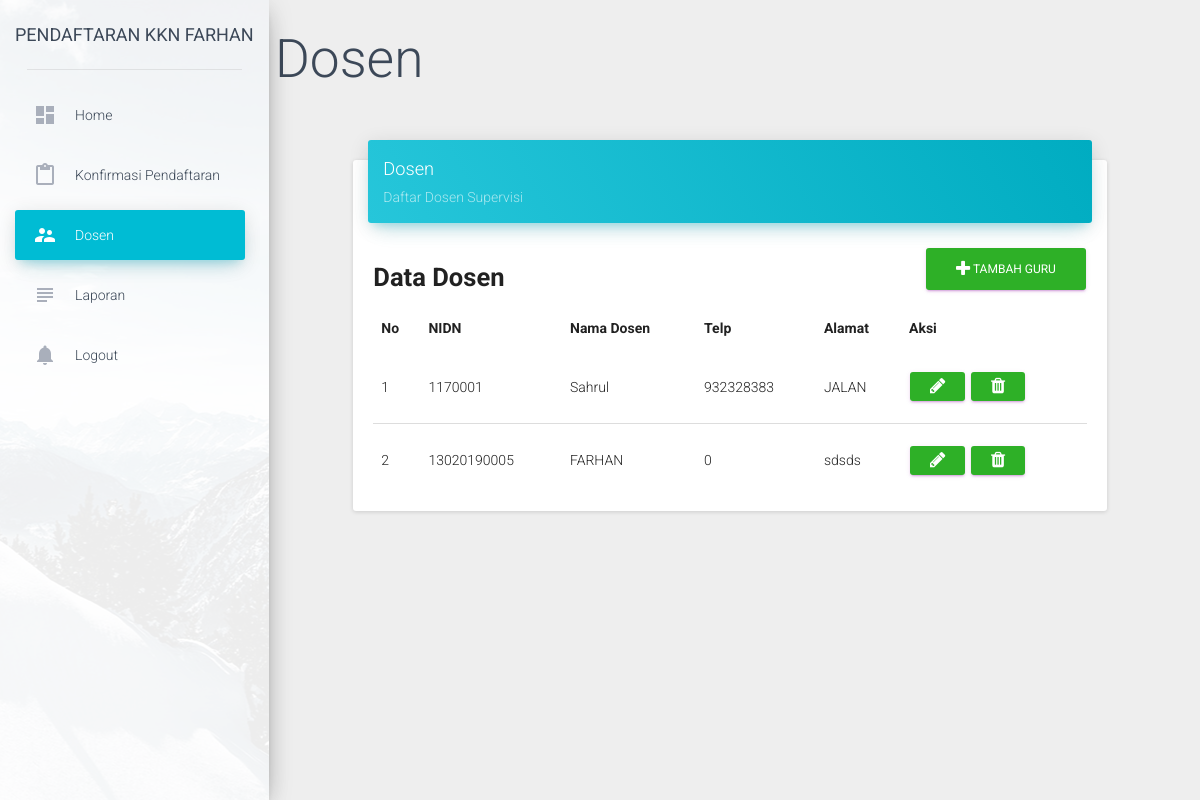
Screenshot of /dashboard/index.php?page=10 (signed in) with the database file from the repository.
### tables this page shows
CREATE TABLE `dosen` (
  `id` int(11) NOT NULL,
  `nidn` char(11) DEFAULT NULL,
  `nama_dosen` varchar(255) DEFAULT NULL,
  `alamat` varchar(255) DEFAULT NULL,
  `telp` bigint(12) DEFAULT NULL
);

### dashboard/include/dosen.php (the view, shortened to what this page needs)
<h1>Dosen</h1>
<div class="row">
    <div class="col-sm-12 col-md-8 col-lg-10 col-lg-offset-1">
        <div class="card" style="margin-top: 50px">
            <div class="card-header" data-background-color="blue">
                <h4 class="title">Dosen</h4>
                <p class="category">Daftar Dosen Supervisi</p>
            </div>
            <div class="card-content">
                <a href="index.php?page=11" class="btn btn-primary btn-md pull-right"><i class="fa fa-plus"></i> Tambah Guru</a>
                <h3 style="overflow: hidden;"><b>Data Dosen</b></h3>
				<table class="table table-hover">
					<thead>
						<tr>
							<td><b>No</b></td>
							<td><b>NIDN</b></td>
							<td><b>Nama Dosen</b></td>
							<td><b>Telp</b></td>
							<td><b>Alamat</b></td>
							<td><b>Aksi</b></td>
						</tr>
					</thead>
				    <tbody>
				    	<?php
				    		$query = "SELECT * FROM dosen";
				    		$exec  = mysqli_query($conn,$query);
				    		if ($exec) {
				    			$count = mysqli_num_rows($exec);
				    			if ($count > 0) {
				    				$no = 0;
				    				while ($rows = mysqli_fetch_array($exec)) {
				    	?>
						    			<tr>
											<td><?php echo ++$no; ?></td>
											<td><?php echo $rows['nidn'] ?></td>
											<td><?php echo $rows['nama_dosen'] ?></td>
											<td><?php echo $rows['telp'] ?></td>
											<td><?php echo $rows['alamat'] ?></td>
											<td>
												<a href="index.php?page=12&id=<?php echo $rows['Id'] ?>" class="btn btn-primary btn-sm"><i class="fa fa-pencil"></i></a>
												<a href="include/hapus_dosen.php?id=<?php echo $rows['Id'] ?>" class="btn btn-primary btn-sm"><i class="fa fa-trash"></i></a>
											</td>
										</tr>
				    	<?php
				    				}
				    			}else{
				    	?>
				    			<tr>
									<td colspan="6" align="center"><h4><b>Kosong</b></h4></td>
								</tr>
				    	<?php
				    			}
				    		}else{
				    			echo mysqli_error($conn);
				    		}
				    	?>
				    </tbody>
				</table>
            </div>
        </div>
    </div>
</div>

### rows the page displays
dosen: nidn "1170001", nama_dosen "Sahrul", telp "932328383", alamat "JALAN"
dosen: nidn "13020190005", nama_dosen "FARHAN", telp "0", alamat "sdsds"

### other values shown
$nama_admin "FARHAN"
